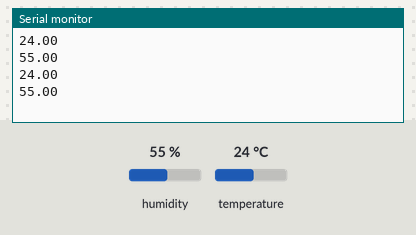
Bench run of a sketch on a simulated Arduino Uno, built with avr-gcc and run on an emulated ATmega328P. On the bench: the last lines printed to the serial monitor. Wiring (inferred from the names in the program): DHT11 sensor: data pin 12. The inputs (shaded band) are chosen by the test bench; at power-on: humidity 55 %, temperature 24 °C.

Above: at 5.3 s.
5.4 s: humidity set to 22 %
At 7.6 s:
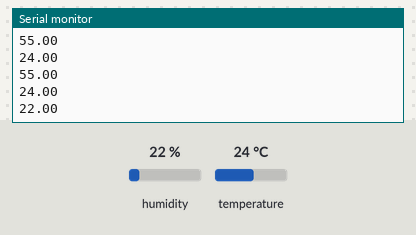
8.8 s: temperature set to 12 °C
At 9.6 s:
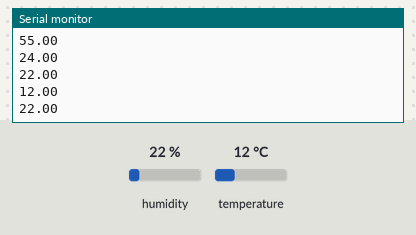
12.2 s: humidity set to 40 %
At 14.8 s:
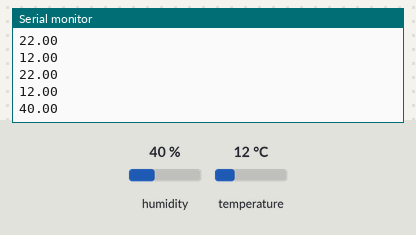
Timing chart, 0 to 16.3 s (numbered marks = the images above; inputs shaded):
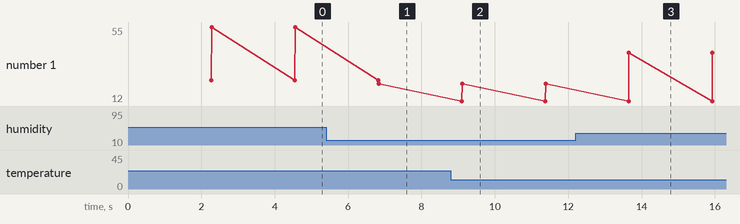

Measured:
- after the input at 5.4 s, the serial monitor: prints a new line after 1.4 s (image 1)
- after the input at 8.8 s, the serial monitor: prints a new line after 0.30 s (image 2)
- after the input at 12.2 s, the serial monitor: prints a new line after 1.5 s (image 3)
- plotted number 1: 55 → 22 after the input at 5.4 s, 22 → 40 after the input at 12.2 s

The sketch:

dht11.ino
```cpp
#include "DHT.h"
#define DHTPIN 12
#define DHTTYPE DHT11

DHT dht(DHTPIN, DHTTYPE);

float humidity;
float temperature;

void setup() {
  Serial.begin(9600);
  dht.begin();
}

void loop() {
  // Wait a few seconds between measurements.
  delay(2000);

  humidity = dht.readHumidity();
  temperature = dht.readTemperature();
  if (isnan(humidity) || isnan(temperature)) {
    return;
  }
  Serial.println(temperature);
  Serial.println(humidity);
}
```
